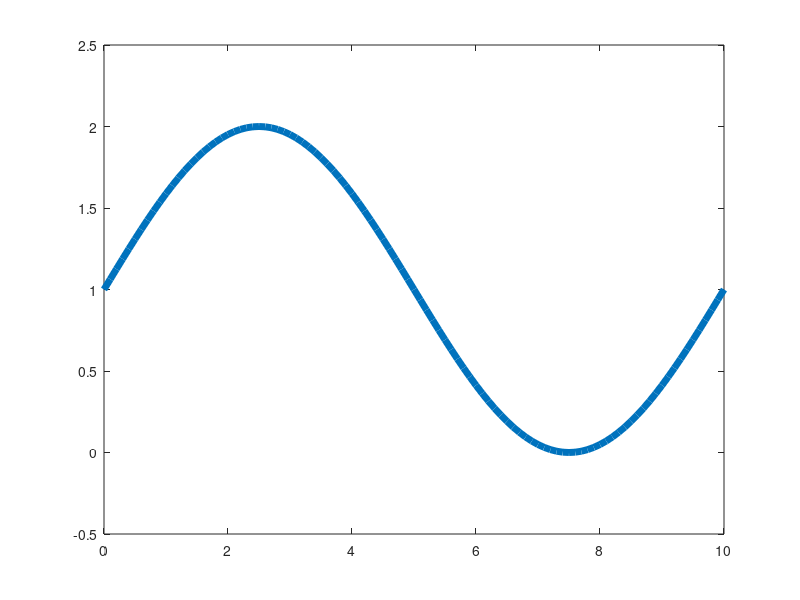

This chart was generated by the following MATLAB code: (Note: this script raises an error after producing the figure.)
clc
clear
close all

printfigure = 1;

Length = 10;  % Stablaenge
Time = 20;   % Zetiraum

step_length = 0.1;
step_time = 0.1;

x = 0 : step_length : Length;
t = 0 : step_time : Time;

N_length = length(x);
N_time = length(t);

k = 0.1;

f = zeros(N_time, N_length);
f(1,:) = sin(x / Length * 2 * pi) + 1;

u = zeros(N_time, N_length);
u(:,3/step_length+1) = 0.1 * sin(t - pi / 4) / step_length;
u(:,5/step_length+1) = -0.2 * sin(t) / step_length;
u(:,7/step_length+1) = 0.01 * t / step_length;

A = step_length ^ 2 / (step_length ^ 2 + 2 * k * step_time);
B = (k * step_time) / (step_length ^ 2 + 2 * k * step_time);
C =  - step_length ^ 2 * step_time / (step_length ^ 2 + 2 * k * step_time);

H = speye(N_length * N_time);
b = zeros(N_length*N_time,1);

for n = 2 : N_length - 1
    for m = 2 : N_time
        H(n+N_length*(m-1),n+N_length*(m-1)) = -1;
        H(n+N_length*(m-1),n+N_length*(m-2)) = A;
        H(n+N_length*(m-1),n+N_length*(m-1)-1) = B;
        H(n+N_length*(m-1),n+N_length*(m-1)+1) = B;
        b(n+N_length*(m-1)) = C * u(m,n);
    end
end

length_edge = [1, N_length];
for n = 1 : 2
    for m = 2 : N_time
        H(length_edge(n)+N_length*(m-1),length_edge(n)+N_length*(m-1)) = -1;
        H(length_edge(n)+N_length*(m-1),length_edge(n)+N_length*(m-1)-sign(length_edge(n)-N_length/2)) = 1;
    end
end

for n = 1 : N_length
    H(n,n) = 1;
    b(n) = f(1,n);
end

T = H\b;
for n = 1 : N_length
    for m = 2 : N_time
        f(m,n) = T(n+N_length*(m-1));
    end
end

figure
for n = 1 : 4 : N_time
    plot(x, f(n,:),'LineWidth',5)
    ylim([-0.5 2.5])
    setplt('','$x$','$f$','Temperature Distribution',0)
    set(gcf,'outerposition',get(0,'screensize'));
    txt = ['$t = ',num2str((n-1)*step_time),'$'];
    T = text(8,1.6,txt,'FontSize',60);
    set(T,'Interpreter','latex')
    drawnow
    frame=getframe(gcf);
    imind=frame2im(frame);
    [imind,cm] = rgb2ind(imind,256);
    if printfigure == 1
        if n==1
             imwrite(imind,cm,'TV_inhomo_fdm_2.gif','gif', 'Loopcount',inf,'DelayTime',1e-6);
        else
             imwrite(imind,cm,'TV_inhomo_fdm_2.gif','gif','WriteMode','append','DelayTime',1e-6);
        end
    end
end

figure
[X, Y] = meshgrid(x, t);
mesh(X,Y,f)
setmesh('','$x$','$t$','$f$','TV_inhomo_fdm_2_Ttx',printfigure)

% f_fdm_inhomo_2 = f;
% x_fdm_inhomo_2 = x;
% save('f_fdm_inhomo_2.mat','x_fdm_inhomo_2','f_fdm_inhomo_2')
% 
% save('Anregung_FDM','u')

close all
